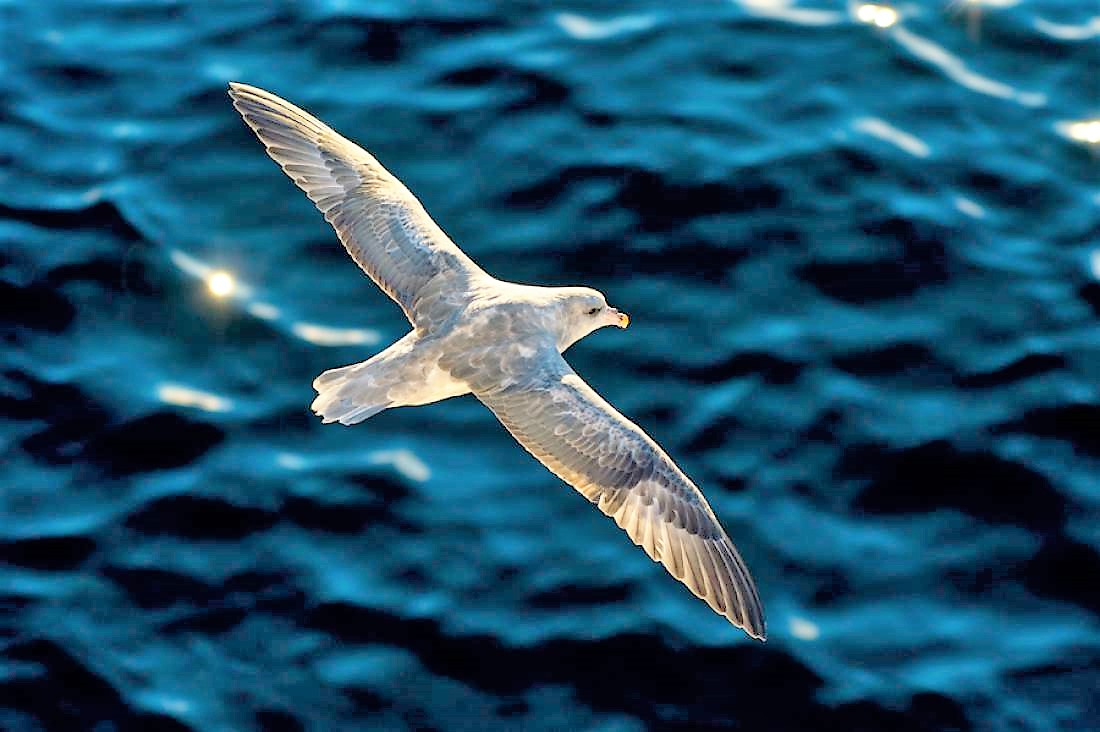
%> input picture assignment-2-filtering/1/data/bird.jpg, 1100 x 732 px
$ octave --eval "result = generate_bokeh_mask(imread('../data/bird.jpg'));"   (GNU Octave 9; MATLAB toolbox functions it lacks are replaced by stand-ins)
%> lines starting %> are read from the running program, lines starting %| are printed output that depends on the picture; in (x1, y1, x2, y2) boxes, pixels count from 0 and x2, y2 are one past the last pixel; in counts of white or black regions, pixels touching at a corner belong together; the program's own positions count from 1
function mask = generate_bokeh_mask(img)
%% Generate Bokeh Mask for the given image using segmentation
%   This method first calculates an edge image and then uses it as the
%   preliminary mask for the Chan-Vese method. This method gives us the
%   final mask.
%
% NOTE:
%   The 'Roberts' filter seems to work best for our purpose, while finding
%   the edges.
%
% SYNTAX:
%   mask = generate_bokeh_mask(img);
%
% INPUT:
%   img = The image for which bokeh mask is to be generated
%   patch_size = The patch size to be used for the preliminary mask
%   generation
%
% OUTPUT:
%   mask = The generated mask
%
% Reference1: [https://in.mathworks.com/help/images/ref/activecontour.html]
% Reference2: [https://in.mathworks.com/help/images/ref/edge.html]
%%
%
gray_img = rgb2gray(img);
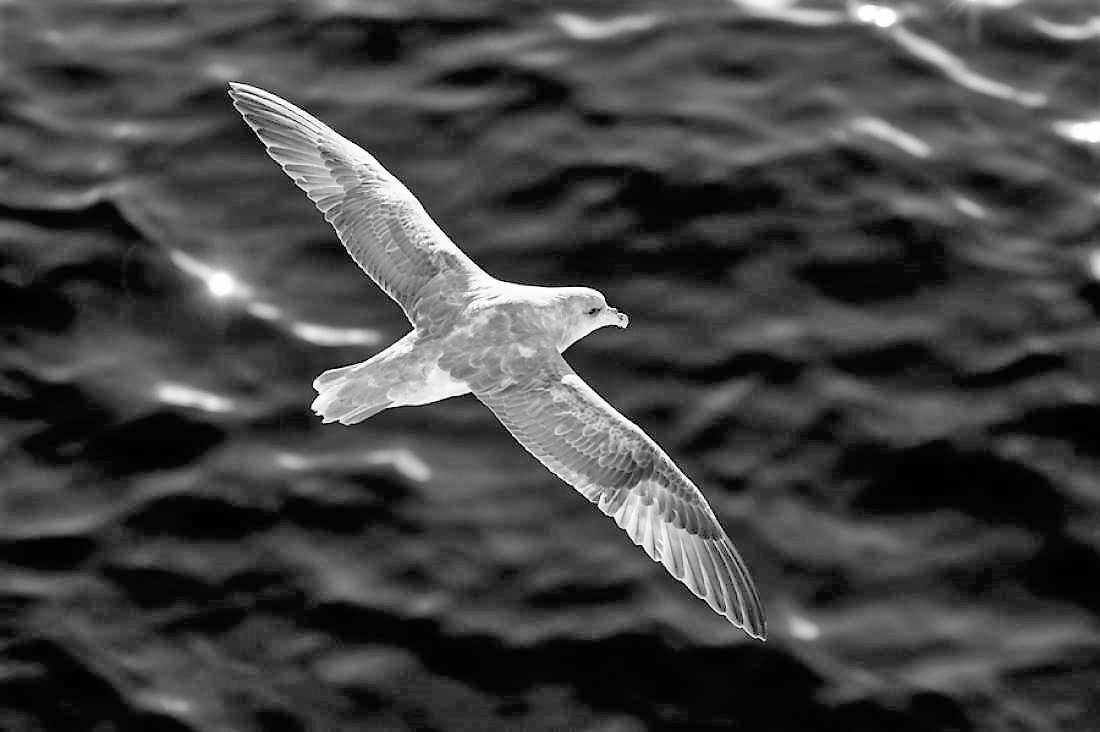
%> gray_img: size 732x1100 uint8; min 0, max 255, mean 67.7
preliminary_mask = edge(gray_img, 'roberts');
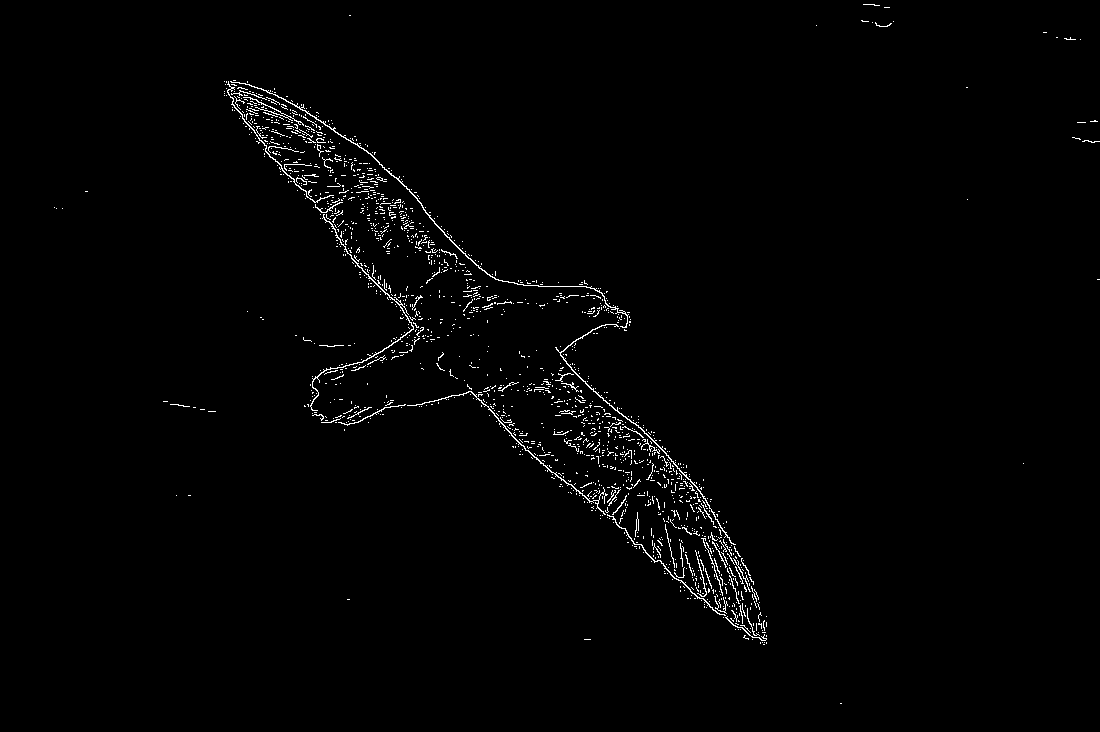
%> preliminary_mask: size 732x1100 logical; 1.3% white in thin lines or dots
%> (the run ends here)

$ run again, on assignment-2-filtering/1/data/flower.jpg
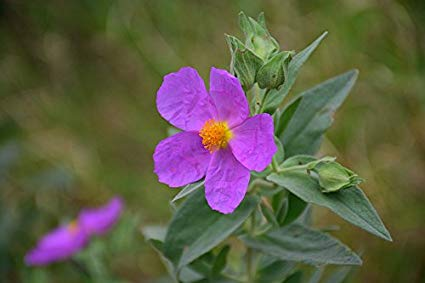
%> input picture assignment-2-filtering/1/data/flower.jpg, 425 x 283 px
%> in generate_bokeh_mask, `gray_img = rgb2gray(img);`:
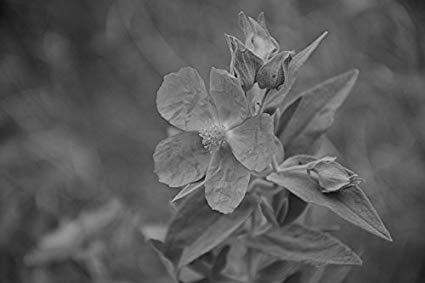
%> gray_img: size 283x425 uint8; min 1, max 220, mean 91.1
%> in generate_bokeh_mask, `preliminary_mask = edge(gray_img, 'roberts');`:
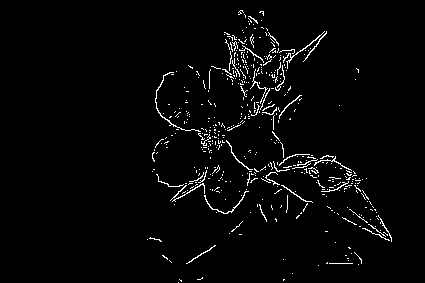
%> preliminary_mask: size 283x425 logical; 2.6% white in thin lines or dots, all inside (x1, y1, x2, y2) = (147, 10, 392, 283)
